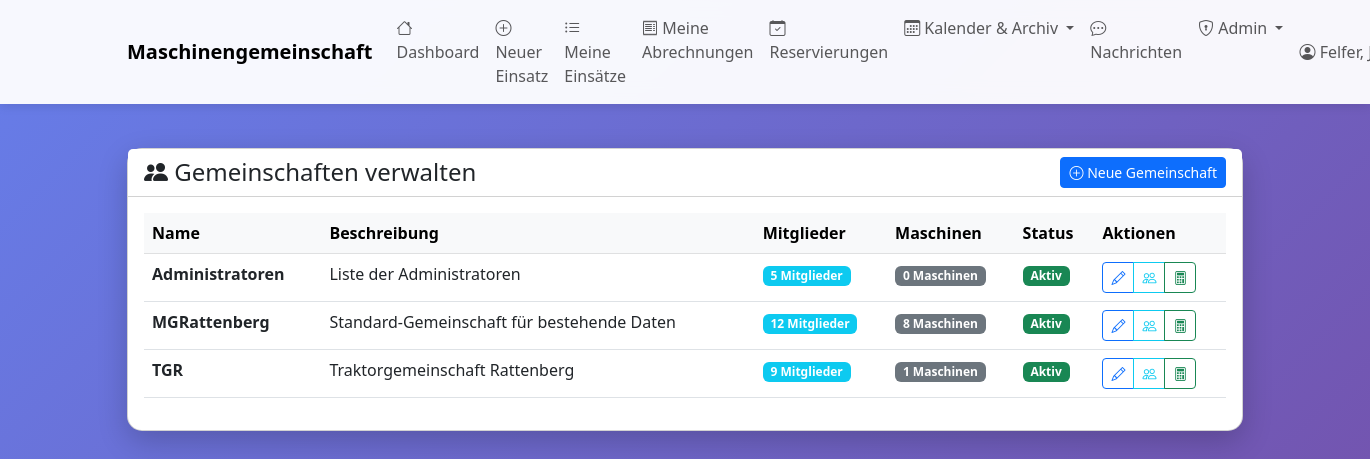
Screenshot of /admin/gemeinschaften (signed in) with the database file from the repository.
### tables this page shows
CREATE TABLE gemeinschaften (
                id INTEGER PRIMARY KEY AUTOINCREMENT,
                name TEXT NOT NULL UNIQUE,
                beschreibung TEXT,
                erstellt_am TIMESTAMP DEFAULT CURRENT_TIMESTAMP,
                aktiv BOOLEAN DEFAULT 1
            , anfangssaldo_bank REAL DEFAULT 0.0, anfangssaldo_datum DATE DEFAULT NULL, bank_name TEXT, bank_iban TEXT, bank_bic TEXT, bank_kontoinhaber TEXT);

### web_app.py (the view)
@app.route('/admin/gemeinschaften')
@admin_required
def admin_gemeinschaften():
    with MaschinenDBContext(DB_PATH) as db:
        cursor = db.cursor
        cursor.execute("""
            SELECT * FROM gemeinschaften_uebersicht
            ORDER BY name
        """)
        columns = [desc[0] for desc in cursor.description]
        gemeinschaften = [dict(zip(columns, row)) for row in cursor.fetchall()]
    return render_template('admin_gemeinschaften.html', gemeinschaften=gemeinschaften)

### database.py (called while the page is built)
    def connect(self):
        self.connection = sqlite3.connect(self.db_path)
        self.connection.row_factory = sqlite3.Row
        self.cursor = self.connection.cursor()

    def close(self):
        if self.connection:
            self.connection.close()

    def __enter__(self):
        self.connect()
        return self

    def __exit__(self, exc_type, exc_val, exc_tb):
        if exc_type is None:
            self.connection.commit()
        else:
            self.connection.rollback()
        self.close()
        return False

### web_app.py (called while the page is built)
def admin_required(f):
    @wraps(f)
    def decorated_function(*args, **kwargs):
        if 'benutzer_id' not in session:
            flash('Bitte melden Sie sich an.', 'warning')
            return redirect(url_for('login'))
        if not session.get('is_admin'):
            flash('Zugriff verweigert. Administrator-Rechte erforderlich.', 'danger')
            return redirect(url_for('dashboard'))
        return f(*args, **kwargs)
    return decorated_function

### templates/admin_gemeinschaften.html (shortened to what this page needs)
{% extends "base.html" %}
{% block content %}
<div class="row mt-4">
    <div class="col-12">
        <div class="card">
            <div class="card-header bg-white d-flex justify-content-between align-items-center">
                <h4 class="mb-0">
                    <i class="bi bi-people-fill"></i> Gemeinschaften verwalten
                </h4>
                <a href="{{ url_for('admin_gemeinschaften_neu') }}" class="btn btn-primary btn-sm">
                    <i class="bi bi-plus-circle"></i> Neue Gemeinschaft
                </a>
            </div>
            <div class="card-body">
                {% if gemeinschaften %}
                <div class="table-responsive">
                    <table class="table table-hover">
                        <thead class="table-light">
                            <tr>
                                <th>Name</th>
                                <th>Beschreibung</th>
                                <th>Mitglieder</th>
                                <th>Maschinen</th>
                                <th>Status</th>
                                <th>Aktionen</th>
                            </tr>
                        </thead>
                        <tbody>
                            {% for gem in gemeinschaften %}
                            <tr>
                                <td><strong>{{ gem.name }}</strong></td>
                                <td>{{ gem.beschreibung or '-' }}</td>
                                <td>
                                    <span class="badge bg-info">{{ gem.anzahl_mitglieder }} Mitglieder</span>
                                </td>
                                <td>
                                    <span class="badge bg-secondary">{{ gem.anzahl_maschinen }} Maschinen</span>
                                </td>
                                <td>
                                    {% if gem.aktiv %}
                                        <span class="badge bg-success">Aktiv</span>
                                    {% else %}
                                        <span class="badge bg-danger">Inaktiv</span>
                                    {% endif %}
                                </td>
                                <td>
                                    <div class="btn-group" role="group">
                                        <a href="{{ url_for('admin_gemeinschaften_edit', gemeinschaft_id=gem.id) }}"
                                           class="btn btn-sm btn-outline-primary"
                                           title="Bearbeiten">
                                            <i class="bi bi-pencil"></i>
                                        </a>
                                        <a href="{{ url_for('admin_gemeinschaften_mitglieder', gemeinschaft_id=gem.id) }}"
                                           class="btn btn-sm btn-outline-info"
                                           title="Mitglieder verwalten">
                                            <i class="bi bi-people"></i>
                                        </a>
                                        <a href="{{ url_for('admin_gemeinschaften_abrechnung', gemeinschaft_id=gem.id) }}"
                                           class="btn btn-sm btn-outline-success"
                                           title="Abrechnung">
                                            <i class="bi bi-calculator"></i>
                                        </a>
                                    </div>
                                </td>
                            </tr>
                            {% endfor %}
                        </tbody>
                    </table>
                </div>
                {% endif %}
            </div>
        </div>
    </div>
</div>
{% endblock %}

### templates/base.html (style rules this page uses)
body { min-height: 100vh; background: linear-gradient(135deg, #667eea 0%, #764ba2 100%); }
.card { border-radius: 15px; box-shadow: 0 10px 30px rgba(0,0,0,0.2); }

### rows the page displays
gemeinschaften: name "Administratoren", beschreibung "Liste der Administratoren", anzahl_mitglieder "5", anzahl_maschinen "0", aktiv "Aktiv"
gemeinschaften: name "MGRattenberg", beschreibung "Standard-Gemeinschaft für bestehende Daten", anzahl_mitglieder "12", anzahl_maschinen "8", aktiv "Aktiv"
gemeinschaften: name "TGR", beschreibung "Traktorgemeinschaft Rattenberg", anzahl_mitglieder "9", anzahl_maschinen "1", shows "Aktiv"

### other values shown
{{ session.get('benutzer_name') }} "Felfer,…"
